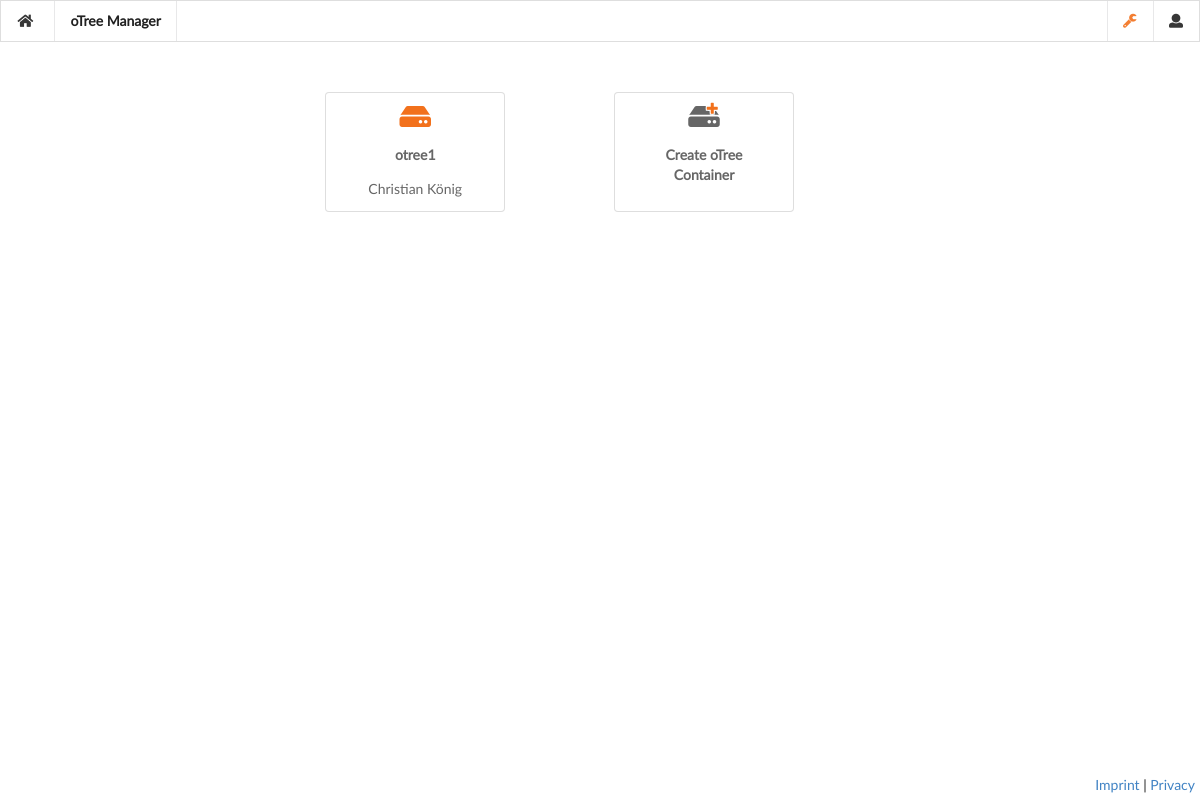
Page / (signed in) on the earlier database version.
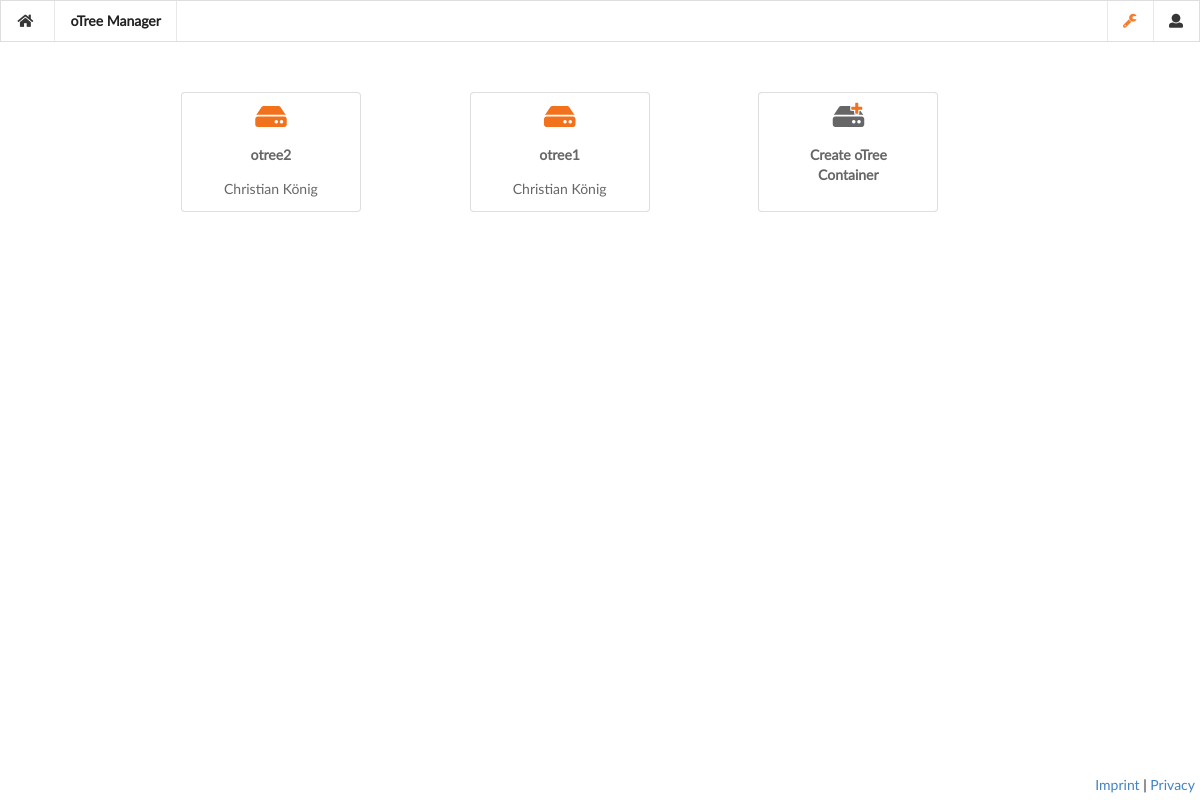
Same page on the later database version.
### dokku_manager/om/models.py (models this page shows, shortened)
class oTreeInstance(models.Model):
    name = models.CharField(
        max_length=32,
        validators=[
            RegexValidator(regex='^(([a-zA-Z0-9]|[a-zA-Z0-9][a-zA-Z0-9\-]*[a-zA-Z0-9])\.)*([A-Za-z0-9]|[A-Za-z0-9][A-Za-z0-9\-]*[A-Za-z0-9])$',
                message='name is not suitable',
                code='invalid')
        ]
    )
    owned_by = models.ForeignKey(User, on_delete=models.CASCADE, verbose_name="Experimenter")
    deployed = models.BooleanField(default=False)
    git_sha = models.CharField(max_length=200, blank=True)
    deploy_source = models.CharField(max_length=200, blank=True)
    app_dir = models.CharField(max_length=200, blank=True)
    otree_admin_username = models.CharField(max_length=200, blank=True)
    otree_admin_password = models.CharField(max_length=200, blank=True)
    otree_auth_level = models.CharField(max_length=200, blank=True)
    otree_production = models.IntegerField(null=True, blank=True)
    otree_room_name = models.CharField(max_length=200, blank=True)
    web_dynos = models.PositiveSmallIntegerField(validators=[MinValueValidator(1),
                                       MaxValueValidator(settings.MAX_WEB)], default=1)
    worker_dynos = models.PositiveSmallIntegerField(validators=[MinValueValidator(settings.MIN_WORKERS),
                                       MaxValueValidator(settings.MAX_WORKERS)], default=1)

class User(AbstractUser):
    ws_channel = models.CharField(max_length=255, blank=True)
    public_key_set = models.BooleanField(default=False)
    public_key_file = models.FileField(upload_to=path_and_filename)

### dokku_manager/om/views.py (the view)
# urls.py: path('', views.index, name='index'),
@login_required
def index(request):
    if not request.user.public_key_set:
        return HttpResponseRedirect(reverse('change_key_file'))
    if request.user.is_superuser:
        show_instances = oTreeInstance.objects.order_by('-deployed', '-name').all()
    else:
        show_instances = oTreeInstance.objects.filter(owned_by=request.user).order_by('-deployed', '-name')
    context = { 'instances': show_instances, 'user': request.user }
    return render(request, 'om/index.html', context)

### dokku_manager/om/templates/om/index.html (shortened to what this page needs)
{% extends 'om/base_ws.html' %}
{% block menu %}
    <div class="item header">
        oTree Manager
    </div>
{% endblock %}
{% block content %}
    <div class="ui centered stackable grid">
        {% for instance in instances %}
            <div class="four wide column">
                <a class="ui basic button oTreeInstance" href="{% url 'detail' instance_id=instance.id %}">
                    <p>
                        {% if instance.deployed %}
                            <i class="big green hdd icon"></i>
                        {% else %}
                            <i class="big orange hdd icon"></i>
                        {% endif %}
                    </p>
                    <p><b>{{ instance.name }}</b></p>
                    <p>{{ instance.owned_by.first_name }} {{ instance.owned_by.last_name }}</p>
                </a>
            </div>
        {% endfor %}
        {% if perms.is_admin %}
            <div class="four wide column">
                <a class="ui basic button oTreeInstance" href="{% url 'new_app' %}">
                    <p>
                        <i class="big icons">
                            <i class="hdd icon"></i>
                            <i class="top right corner orange add icon"></i>
                        </i>
                    </p>
                    <p><b>Create oTree Container</b></p>
                </a>
            </div>
        {% endif %}
    </div>
{% endblock %}

### dokku_manager/om/templates/om/base_ws.html (shortened to what this page needs)
{% extends "om/base.html" %}
{% load static %}

### dokku_manager/om/templates/om/base.html (shortened to what this page needs)
{% load static %}
<!doctype html>
<html>
    <head>
        <link rel='stylesheet' type='text/css' href='{% static 'om/semantic.min.css' %}'>
    </head>
    <body>
        {% if request.user.is_authenticated %}
        <div class="ui menu">
            <a class="item" href="{% url 'index' %}">
                <i class="home icon"></i>
            </a>
            {% block menu %}
            {% endblock %}
            <div class="right menu">
                {% if perms.is_admin %}
                    <div class="ui dropdown icon item">
                        <i class="orange wrench icon"></i>
                    </div>
                {% endif %}
                <div class="ui dropdown icon item" id="user_navigation">
                    <i class="user icon"></i>
                </div>
            </div>
        </div>
        {% endif %}
        <div class='ui container'>
            {% block content %}
            {% endblock %}
        </div>
        <div id="footer">
            <a href="{% url 'imprint' %}">Imprint</a> | <a href="{% url 'privacy' %}">Privacy</a>
        </div>
    </body>
</html>

### dokku_manager/om/templates/om/base.html (style rules this page uses)
.ui.container { margin-top: 50px; }
#footer { position: fixed; bottom: 5px; width: 100%; padding-right: 5px; padding-left: 5px; text-align: right; }
.ui.menu { border-radius: 0px !important; -webkit-box-shadow: none !important; box-shadow: none !important; }

### dokku_manager/om/templates/om/index.html (style rules this page uses)
.oTreeInstance { width: 180px; height: 120px; overflow-wrap: break-word; }
.oTreeInstance .icon { margin: 0 !important; }

Differences in the rows shown:
added oTreeInstance: deployed False (drawn), name "otree2", owned_by.first_name "Christian", owned_by.last_name "König"
